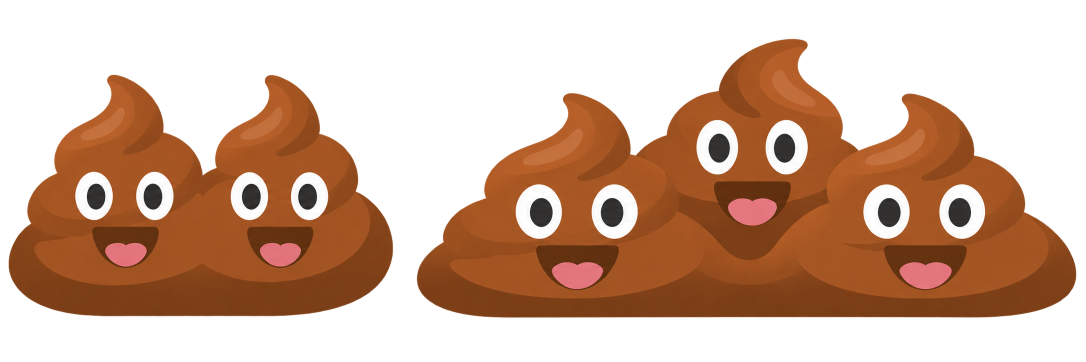
#> input picture ligatures/supplemental/poop/approved-transparent.png, 2172 x 724 px (shown at 1/2 size); its folder holds 2 pictures in this run
$ python build_poop.py
#> lines starting #> are read from the running program, lines starting #| are printed output that depends on the picture; after the words box and inside, x2 and y2 are one past the last pixel; in counts of white or black regions, pixels touching at a corner belong together
"""Convert the approved transparent concept to the two vector/bitmap font assets.

Development dependencies: Pillow, vtracer, Inkscape, nanoemoji. The resulting
bundle is checked in, so normal builds only need fontTools to install it.
"""
from pathlib import Path
import shutil
import subprocess
import hashlib
import json
import sys
import xml.etree.ElementTree as ET

ROOT = Path(__file__).resolve().parents[2]
ART = ROOT / 'ligatures/supplemental/poop'
SVG_NS = 'http://www.w3.org/2000/svg'


def main():
    from PIL import Image, ImageDraw
    import vtracer
    source = Image.open(ART / 'approved-transparent.png').convert('RGBA')
#> source is the input picture: PIL image 2172x724 RGBA; mean R, G, B, A 75.2, 42.2, 22.4, 118.4
    # Extraction bounds from the approved two-cluster sheet. Use one scale
    # for both heaps so the individual characters retain their relative sizes.
    crops = [source.crop((0, 0, 810, source.height)),
             source.crop((810, 0, source.width, source.height))]
    cleaned = []
    for image in crops:
        mask = image.getchannel('A').point(lambda a: 255 if a > 128 else 0)
        ImageDraw.floodfill(mask, (image.width // 2, image.height * 3 // 4), 128, border=0)
        mask = mask.point(lambda a: 255 if a == 128 else 0)
        image.putalpha(mask)
        image = image.crop(mask.getbbox())
        image = image.quantize(colors=32, method=Image.Quantize.FASTOCTREE,
                               dither=Image.Dither.NONE).convert('RGBA')
        cleaned.append(image)
#> this loop made 2 passes
#> pass 1, in main, `mask = image.getchannel('A').point(lambda a: 255 if a > 128 else 0)`:
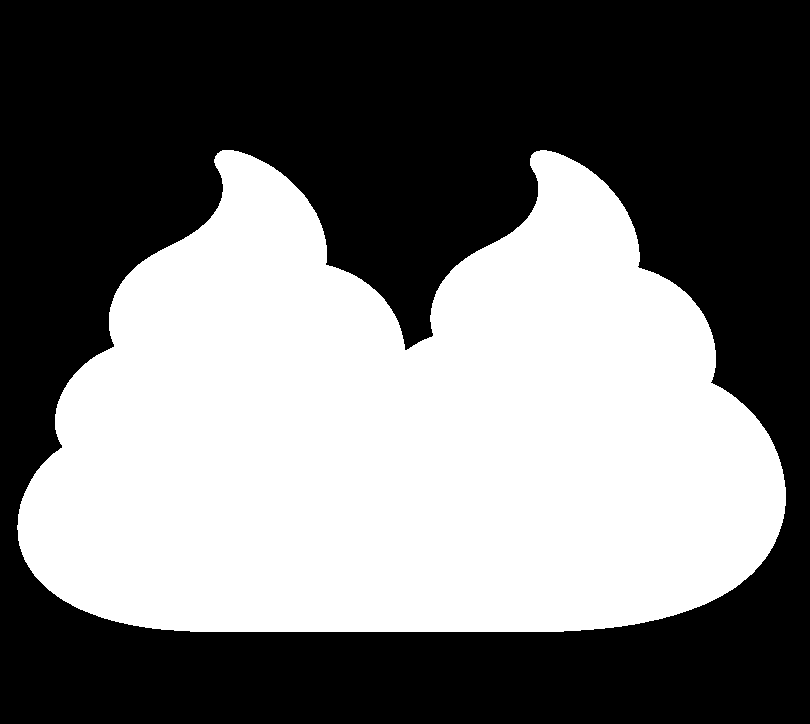
#> mask: PIL image 810x724 L; 45% white; 1 white region, box (x1, y1, x2, y2) and area: (17, 150, 786, 632) 263904
#> pass 1, in main, `image = image.crop(mask.getbbox())`:
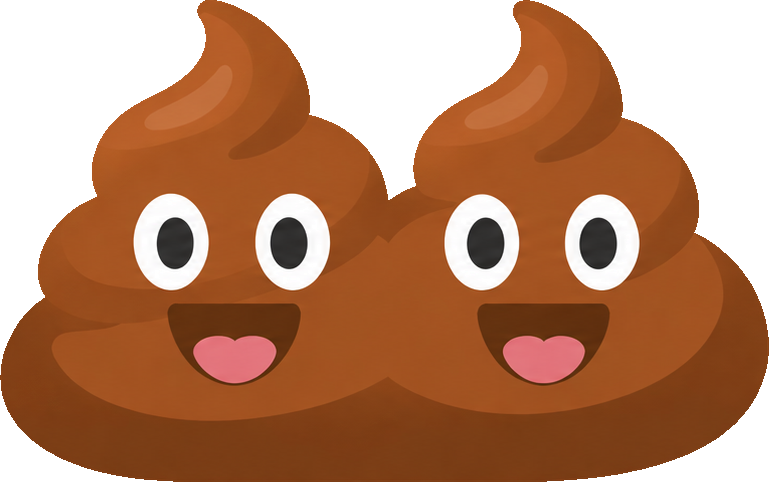
#> image: PIL image 769x482 RGBA; mean R, G, B, A 113, 62.9, 32.6, 181.6; transparent parts drawn white
#> pass 2, in main, `mask = image.getchannel('A').point(lambda a: 255 if a > 128 else 0)`:
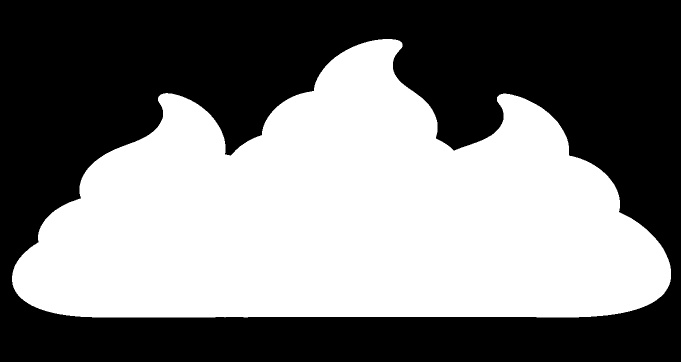
#> mask: PIL image 1362x724 L (shown at 1/2 size); 47.8% white; 1 white region, box (x1, y1, x2, y2) and area: (24, 78, 1342, 635) 471743
#> after the loop, cleaned = 2 items
    crops = cleaned
#> crops = 2 items
    scale = min(251 / crops[1].width, 120 / max(im.height for im in crops))
#> scale = 0.19
    ET.register_namespace('', SVG_NS)
    work = ROOT / 'build/poop-artwork'
    work.mkdir(parents=True, exist_ok=True)
    for count, image in zip((2, 3), crops):
        name = 'emoji_u' + '_'.join(['1f4a9'] * count)
        png = work / (name + '.png')
        traced = work / (name + '.svg')
        image.save(png)
        vtracer.convert_image_to_svg_py(str(png), str(traced), colormode='color',
            hierarchical='stacked', mode='spline', filter_speckle=12,
            color_precision=8, layer_difference=1, corner_threshold=60,
            length_threshold=4, max_iterations=10, splice_threshold=45, path_precision=2)
        original = ET.parse(traced).getroot()
        width = min(255, round(image.width * scale) + 4)
        root = ET.Element(f'{{{SVG_NS}}}svg', width=str(width), height='128',
                          viewBox=f'0 0 {width} 128')
        ET.SubElement(root, f'{{{SVG_NS}}}desc').text = (
            'DEImoji original artwork, Apache-2.0. Vector conversion of the approved '
            'generated concept. Trio: raised rear center with reversed spiral.')
        group = ET.SubElement(root, f'{{{SVG_NS}}}g', transform=(
            f'translate(2 {120-image.height*scale:.5f}) scale({scale:.8f})'))
        group.extend(list(original))
        dest = ART / 'svg' / (name + '.svg')
        ET.ElementTree(root).write(dest, encoding='utf-8', xml_declaration=True)
        subprocess.run(['inkscape', str(dest), '--export-type=png', '--export-height=128',
                        '--export-filename=' + str(ART / 'png/128' / (name + '.png'))], check=True)
        print(name, width, 'x 128, paths:', len(list(group)))
#> this loop made 1 pass
#> count on pass 1: 2
    config = work / 'poop.toml'
    sources = [ART / 'source/emoji_u1f4a9.svg'] + sorted((ART / 'svg').glob('*.svg'))
    config.write_text('''family = "DEImoji Supplemental Poop"
output_file = "Poop-COLRv1.ttf"
color_format = "glyf_colr_1"
upem = 1024
width = 1275
ascender = 950
descender = -250
linegap = 0
clip_to_viewbox = true
ignore_reuse_error = true
[axis.wght]
name = "Weight"
default = 400
[master.regular]
style_name = "Regular"
srcs = ''' + json.dumps([str(p) for p in sources]) + '''
[master.regular.position]
wght = 400
''')
    subprocess.run([sys.executable, '-m', 'nanoemoji.nanoemoji', '--build_dir',
                    str(work / 'colr'), str(config)], check=True)
    shutil.copyfile(work / 'colr/Poop-COLRv1.ttf', ART / 'Poop-COLRv1.ttf')
    files = [p for p in ART.rglob('*') if p.is_file() and p.name != 'manifest.json']
    manifest = {'version': 1, 'style': 'noto-white-smile-v2', 'files': {str(p.relative_to(ART)):
                hashlib.sha256(p.read_bytes()).hexdigest() for p in sorted(files)}}
    (ART / 'manifest.json').write_text(json.dumps(manifest, indent=2) + '\n')


if __name__ == '__main__':
    main()
#> (the call stopped at in main, `vtracer.convert_image_to_svg_py(str(png), str(traced), colormode='colo..`: vtracer is not available in this run)
